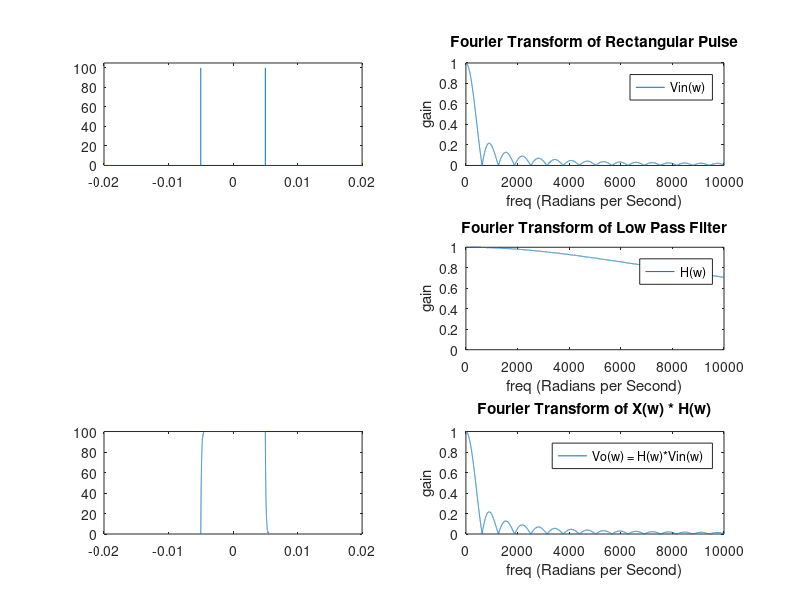

This figure's MATLAB source:
clear;
clc;

RC = 0.1e-3;
H = @(w) 1./(j*w*RC + 1);

w = linspace(0,10e3,1e4);
t = linspace(-20e-3, 20e-3, 10e4);

a = 5e-3;
x = 0*t;
X = sin(a*w)./(a*w);
x(abs(t)<a) = 1/(2*a);
subplot(3,2,1);
plot(t,x);
axis([-20e-3 20e-3 0 105]);
subplot(3,2,2);
plot(w,abs(X));
xlabel('freq (Radians per Second)');
ylabel('gain');
title('Fourier Transform of Rectangular Pulse');
legend('Vin(w)');

subplot(3,2,4);
plot(w,abs(H(w)));
xlabel('freq (Radians per Second)');
ylabel('gain');
title('Fourier Transform of Low Pass Filter');
legend('H(w)');
axis([0 10e3 0 1]);

subplot(3,2,5);
HH = tf(1,[RC 1]);
y = lsim(HH,x,t);
plot(t,y);

subplot(3,2,6);
plot(w,abs(H(w).*X));
xlabel('freq (Radians per Second)');
ylabel('gain');
title('Fourier Transform of X(w) * H(w)');
legend('Vo(w) = H(w)*Vin(w)');